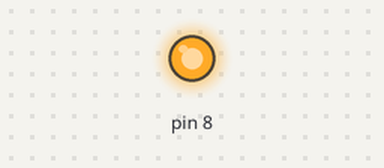
A sketch run on a simulated Arduino Uno, built with avr-gcc and run on an emulated ATmega328P. Parts: output pins drawn as LEDs (lit = HIGH). What the sketch prints to the serial monitor is not drawn.

Above: at 2.5 s.
At 7.5 s:
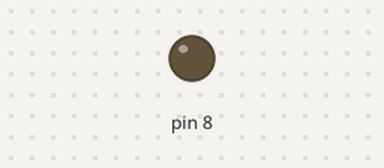
Timing chart, 0 to 13.0 s (numbered marks = the images above):
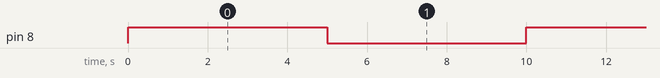

Measured:
- by itself, pin 8: alternates HIGH for 5.0 s and LOW for 5.0 s

The sketch:

aaaa.ino
```cpp
void setup() {
  // put your setup code here, to run once:
Serial.begin(9600);
pinMode(8,OUTPUT);

}

void loop() {
  digitalWrite(8,HIGH);
  delay (5000);
  digitalWrite(8,LOW);
  delay (5000);
  Serial.println("passou 1");

}
```
